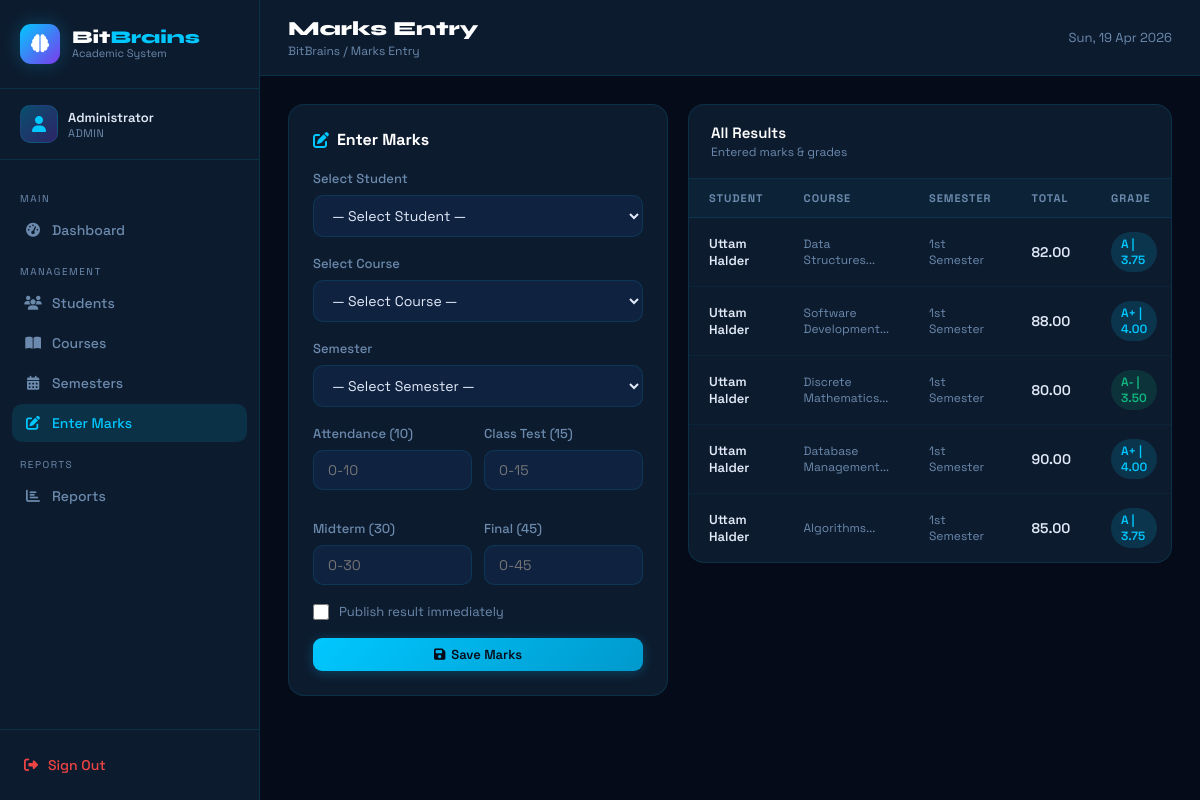
Screenshot of /admin/marks.php (signed in) with the database file from the repository.
### tables this page shows
CREATE TABLE results (
    id INT AUTO_INCREMENT PRIMARY KEY,
    student_id INT NOT NULL,
    course_id INT NOT NULL,
    semester_id INT NOT NULL,
    attendance_marks DECIMAL(5,2) DEFAULT 0,
    class_test_marks DECIMAL(5,2) DEFAULT 0,
    midterm_marks DECIMAL(5,2) DEFAULT 0,
    final_marks DECIMAL(5,2) DEFAULT 0,
    total_marks DECIMAL(5,2) DEFAULT 0,
    grade_point DECIMAL(3,2) DEFAULT 0,
    grade_letter VARCHAR(5),
    is_published TINYINT(1) DEFAULT 0,
    created_at TIMESTAMP DEFAULT CURRENT_TIMESTAMP,
    FOREIGN KEY (student_id) REFERENCES students(id) ON DELETE CASCADE,
    FOREIGN KEY (course_id) REFERENCES courses(id) ON DELETE CASCADE,
    FOREIGN KEY (semester_id) REFERENCES semesters(id) ON DELETE CASCADE
);

CREATE TABLE users (
    id INT AUTO_INCREMENT PRIMARY KEY,
    name VARCHAR(100) NOT NULL,
    email VARCHAR(100) UNIQUE NOT NULL,
    password VARCHAR(255) NOT NULL,
    role ENUM('admin', 'student') NOT NULL DEFAULT 'student',
    created_at TIMESTAMP DEFAULT CURRENT_TIMESTAMP
);

CREATE TABLE courses (
    id INT AUTO_INCREMENT PRIMARY KEY,
    course_code VARCHAR(20) UNIQUE NOT NULL,
    course_name VARCHAR(150) NOT NULL,
    credit_hours DECIMAL(3,1) NOT NULL,
    department VARCHAR(100),
    created_at TIMESTAMP DEFAULT CURRENT_TIMESTAMP
);

CREATE TABLE semesters (
    id INT AUTO_INCREMENT PRIMARY KEY,
    semester_name VARCHAR(50) NOT NULL,
    semester_number INT NOT NULL,
    year VARCHAR(10) NOT NULL,
    is_active TINYINT(1) DEFAULT 1,
    created_at TIMESTAMP DEFAULT CURRENT_TIMESTAMP
);

### admin/marks.php (the view, shortened to what this page needs)
<?php
require_once '../config/db.php';
$results = $conn->query("
    SELECT r.*, u.name as sname, c.course_name, sem.semester_name
    FROM results r
    JOIN students s ON r.student_id=s.id
    JOIN users u ON s.user_id=u.id
    JOIN courses c ON r.course_id=c.id
    JOIN semesters sem ON r.semester_id=sem.id
    ORDER BY r.created_at DESC
");
include '../includes/header.php';
?>
<div class="section-grid" style="grid-template-columns: 380px 1fr; align-items:start;">
  <div class="form-card">
    <div style="font-weight:700; font-size:16px; color:#fff; margin-bottom:20px; display:flex; align-items:center; gap:8px;">
      <i class="fas fa-pen-to-square" style="color:var(--accent);"></i> Enter Marks
    </div>
    <form method="POST">
      <div class="form-group">
        <label class="form-label">Select Student</label>
        <select name="student_id" class="form-control" required>
          <option value="">— Select Student —</option>
        </select>
      </div>
      <div class="form-group">
        <label class="form-label">Select Course</label>
        <select name="course_id" class="form-control" required>
          <option value="">— Select Course —</option>
        </select>
      </div>
      <div class="form-group">
        <label class="form-label">Semester</label>
        <select name="semester_id" class="form-control" required>
          <option value="">— Select Semester —</option>
        </select>
      </div>
      <div style="display:grid; grid-template-columns:1fr 1fr; gap:12px;">
        <div class="form-group">
          <label class="form-label">Attendance (10)</label>
          <input type="number" name="attendance" min="0" max="10" step="0.5" class="form-control" placeholder="0-10" required>
        </div>
        <div class="form-group">
          <label class="form-label">Class Test (15)</label>
          <input type="number" name="class_test" min="0" max="15" step="0.5" class="form-control" placeholder="0-15" required>
        </div>
        <div class="form-group">
          <label class="form-label">Midterm (30)</label>
          <input type="number" name="midterm" min="0" max="30" step="0.5" class="form-control" placeholder="0-30" required>
        </div>
        <div class="form-group">
          <label class="form-label">Final (45)</label>
          <input type="number" name="final" min="0" max="45" step="0.5" class="form-control" placeholder="0-45" required>
        </div>
      </div>
      <div style="display:flex; align-items:center; gap:10px; margin-bottom:18px;">
        <input type="checkbox" name="publish" id="pub" style="accent-color:var(--accent); width:16px; height:16px;">
        <label for="pub" style="font-size:13px; color:var(--muted); cursor:pointer;">Publish result immediately</label>
      </div>
      <button type="submit" class="btn btn-primary" style="width:100%; justify-content:center;">
        <i class="fas fa-floppy-disk"></i> Save Marks
      </button>
    </form>
  </div>
  <div class="table-card">
    <div class="table-header">
      <div>
        <div class="table-title">All Results</div>
        <div class="table-subtitle">Entered marks & grades</div>
      </div>
    </div>
    <table>
      <thead>
        <tr><th>Student</th><th>Course</th><th>Semester</th><th>Total</th><th>Grade</th><th>Status</th></tr>
      </thead>
      <tbody>
        <?php while($r = $results->fetch_assoc()): ?>
        <tr>
          <td style="font-size:13px; font-weight:600;"><?= htmlspecialchars($r['sname']) ?></td>
          <td style="font-size:12px; color:var(--muted);"><?= substr($r['course_name'],0,20) ?>...</td>
          <td style="font-size:12px; color:var(--muted);"><?= $r['semester_name'] ?></td>
          <td style="font-weight:600;"><?= $r['total_marks'] ?></td>
          <td>
            <span class="badge <?= $r['grade_letter']==='A+' || $r['grade_letter']==='A' ? 'badge-cyan' : ($r['grade_letter']==='F' ? 'badge-red' : 'badge-green') ?>">
              <?= $r['grade_letter'] ?> | <?= $r['grade_point'] ?>
            </span>
          </td>
        </tr>
        <?php endwhile; ?>
      </tbody>
    </table>
  </div>
</div>
<?php include '../includes/footer.php'; ?>

### includes/header.php (style rules this page uses)
:root { --bg: #050b18; --surface: #0d1b2e; --card: #0f2240; --card2: #0a1a35; --border: rgba(0,200,255,0.12); --accent: #00c8ff; --accent2: #7c3aed; --green: #10b981; --yellow: #f59e0b; --red: #ef4444; --text: #e2eaf8; --muted: #6b8aad; --sidebar-w: 260px; }
* { margin:0; padding:0; box-sizing:border-box; }
body { background: var(--bg); font-family: 'Space Grotesk', sans-serif; color: var(--text); display: flex; min-height: 100vh; }
.table-card { background: var(--surface); border: 1px solid var(--border); border-radius: 16px; overflow: hidden; }
.table-header { padding: 18px 22px; border-bottom: 1px solid var(--border); display: flex; align-items: center; justify-content: space-between; }
.table-title { font-weight: 600; font-size: 15px; color: #fff; }
.table-subtitle { font-size: 12px; color: var(--muted); margin-top: 2px; }
table { width: 100%; border-collapse: collapse; }
th { padding: 12px 20px; text-align: left; font-size: 11px; color: var(--muted); text-transform: uppercase; letter-spacing: 1px; background: rgba(0,200,255,0.04); border-bottom: 1px solid var(--border); }
td { padding: 14px 20px; font-size: 14px; border-bottom: 1px solid rgba(0,200,255,0.05); }
tr:last-child td { border-bottom: none; }
.badge { padding: 4px 10px; border-radius: 20px; font-size: 12px; font-weight: 600; display: inline-block; }
.badge-green { background: rgba(16,185,129,0.15); color: var(--green); }
.badge-cyan { background: rgba(0,200,255,0.15); color: var(--accent); }
.btn { padding: 8px 16px; border-radius: 9px; font-size: 13px; font-weight: 600; cursor: pointer; border: none; font-family: 'Space Grotesk', sans-serif; display: inline-flex; align-items: center; gap: 6px; text-decoration: none; transition: all 0.2s; }
.btn-primary { background: linear-gradient(135deg, var(--accent), #0099cc); color: #050b18; box-shadow: 0 2px 12px rgba(0,200,255,0.25); }
.section-grid { display: grid; grid-template-columns: 1fr 1fr; gap: 20px; }
.form-card { background: var(--surface); border: 1px solid var(--border); border-radius: 16px; padding: 24px; }
.form-group { margin-bottom: 18px; }
.form-label { font-size: 13px; color: var(--muted); margin-bottom: 8px; display: block; font-weight: 500; }
.form-control { width: 100%; padding: 10px 14px; background: var(--card); border: 1px solid var(--border); border-radius: 10px; color: var(--text); font-size: 14px; font-family: 'Space Grotesk', sans-serif; outline: none; transition: all 0.2s; }
.form-control option { background: var(--card); }

### rows the page displays
results: users.name "Uttam Halder", course.course_name "Data Structures", semester.semester_name "1st Semester", total_marks "82.00", grade_letter "A", grade_point "3.75"
results: users.name "Uttam Halder", course.course_name "Software Development", semester.semester_name "1st Semester", total_marks "88.00", grade_letter "A+", grade_point "4.00"
results: users.name "Uttam Halder", course.course_name "Discrete Mathematics", semester.semester_name "1st Semester", total_marks "80.00", grade_letter "A-", grade_point "3.50"
results: users.name "Uttam Halder", course.course_name "Database Management", semester.semester_name "1st Semester", total_marks "90.00", grade_letter "A+", grade_point "4.00"
results: users.name "Uttam Halder", course.course_name "Algorithms", semester.semester_name "1st Semester", total_marks "85.00", grade_letter "A", grade_point "3.75"

### other values shown
$_SESSION['user_name'] "Administrator"
$_SESSION['user_role'] "ADMIN"
$pageTitle "Marks Entry"
